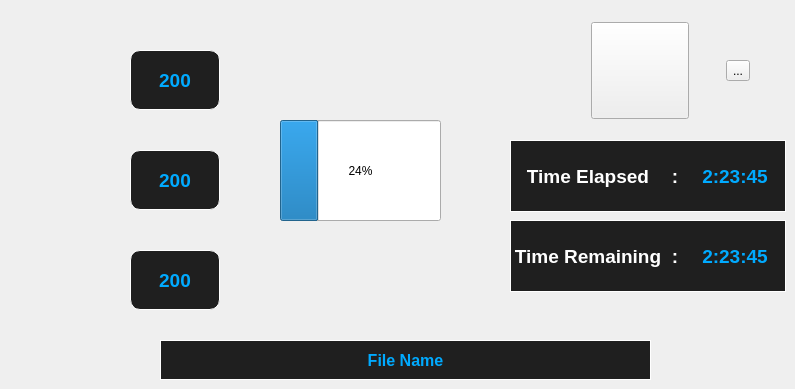
    <widget class="QWidget" name="Home">
     <attribute name="icon">
      <iconset resource="Resources_1.qrc">
       <normaloff>:/NEW/Icons/home (2).png</normaloff>:/NEW/Icons/home (2).png</iconset>
     </attribute>
     <attribute name="title">
      <string/>
     </attribute>
     <widget class="QPushButton" name="File_PB">
      <property name="geometry">
       <rect>
        <x>160</x>
        <y>340</y>
        <width>491</width>
        <height>40</height>
       </rect>
      </property>
      <property name="font">
       <font>
        <pointsize>12</pointsize>
        <weight>75</weight>
        <bold>true</bold>
       </font>
      </property>
      <property name="styleSheet">
       <string notr="true">
QPushButton {
color: rgb(255,255,255);
border: 1px solid white;
color: rgb(0, 170, 255);
background-color: rgb(31, 31, 31);

}
QPushButton:pressed {
    background-color: qlineargradient(x1: 0, y1: 0, x2: 0, y2: 1,
                                      stop: 0 #dadbde, stop: 1 #f6f7fa);
	color:rgb(22, 151, 209)
}</string>
      </property>
      <property name="text">
       <string>File Name</string>
      </property>
     </widget>
     <widget class="QProgressBar" name="progressBar">
      <property name="enabled">
       <bool>true</bool>
      </property>
      <property name="geometry">
       <rect>
        <x>280</x>
        <y>120</y>
        <width>161</width>
        <height>101</height>
       </rect>
      </property>
      <property name="cursor">
       <cursorShape>ArrowCursor</cursorShape>
      </property>
      <property name="contextMenuPolicy">
       <enum>Qt::DefaultContextMenu</enum>
      </property>
      <property name="statusTip">
       <string/>
      </property>
      <property name="layoutDirection">
       <enum>Qt::LeftToRight</enum>
      </property>
      <property name="value">
       <number>24</number>
      </property>
      <property name="alignment">
       <set>Qt::AlignRight|Qt::AlignTrailing|Qt::AlignVCenter</set>
      </property>
     </widget>
     <widget class="QWidget" name="layoutWidget">
      <property name="geometry">
       <rect>
        <x>560</x>
        <y>20</y>
        <width>221</width>
        <height>101</height>
       </rect>
      </property>
      <layout class="QHBoxLayout" name="horizontalLayout">
       <item>
        <widget class="QToolButton" name="Start_TB">
         <property name="styleSheet">
          <string notr="true">QToolButton:open {
image: url(:/resources/Resource Image/pause (3).png);
}
QToolButton:closed {
image: url(:/IMG/IMG/play.png);

}
</string>
         </property>
         <property name="text">
          <string/>
         </property>
         <property name="icon">
          <iconset resource="Resources_1.qrc">
           <normaloff>:/NEW/Icons/pause-button.png</normaloff>
           <normalon>:/NEW/Icons/play.png</normalon>:/NEW/Icons/pause-button.png</iconset>
         </property>
         <property name="iconSize">
          <size>
           <width>90</width>
           <height>90</height>
          </size>
         </property>
         <property name="checkable">
          <bool>true</bool>
         </property>
         <property name="toolButtonStyle">
          <enum>Qt::ToolButtonIconOnly</enum>
         </property>
        </widget>
       </item>
       <item>
        <widget class="QToolButton" name="Stop_TB">
         <property name="styleSheet">
          <string notr="true">QPushButton:pressed {
    background-color: qlineargradient(x1: 0, y1: 0, x2: 0, y2: 1,
                                      stop: 0 #dadbde, stop: 1 #f6f7fa);
}</string>
         </property>
         <property name="text">
          <string>...</string>
         </property>
         <property name="icon">
          <iconset resource="Resources_1.qrc">
           <normaloff>:/NEW/Icons/stop.png</normaloff>:/NEW/Icons/stop.png</iconset>
         </property>
         <property name="iconSize">
          <size>
           <width>90</width>
           <height>90</height>
          </size>
         </property>
         <property name="checkable">
          <bool>true</bool>
         </property>
        </widget>
       </item>
      </layout>
     </widget>
     <widget class="QLabel" name="TE_Box">
      <property name="geometry">
       <rect>
        <x>685</x>
        <y>140</y>
        <width>101</width>
        <height>72</height>
       </rect>
      </property>
      <property name="font">
       <font>
        <pointsize>14</pointsize>
        <weight>75</weight>
        <bold>true</bold>
       </font>
      </property>
      <property name="styleSheet">
       <string notr="true">QLabel {

color: rgb(0, 170, 255);
border-right: 1px solid white;
border-top: 1px solid white;
border-bottom: 1px solid white;
background-color: rgb(31, 31, 31);
}

</string>
      </property>
      <property name="text">
       <string>2:23:45</string>
      </property>
      <property name="alignment">
       <set>Qt::AlignCenter</set>
      </property>
     </widget>
     <widget class="QLabel" name="TR_Box">
      <property name="geometry">
       <rect>
        <x>685</x>
        <y>220</y>
        <width>101</width>
        <height>72</height>
       </rect>
      </property>
      <property name="font">
       <font>
        <pointsize>14</pointsize>
        <weight>75</weight>
        <bold>true</bold>
       </font>
      </property>
      <property name="styleSheet">
       <string notr="true">QLabel {

color: rgb(0, 170, 255);
border-right: 1px solid white;
border-top: 1px solid white;
border-bottom: 1px solid white;
background-color: rgb(31, 31, 31);
}

</string>
      </property>
      <property name="text">
       <string>2:23:45</string>
      </property>
      <property name="alignment">
       <set>Qt::AlignCenter</set>
      </property>
     </widget>
     <widget class="QLabel" name="Nozzle_1_Temp">
      <property name="geometry">
       <rect>
        <x>130</x>
        <y>50</y>
        <width>90</width>
        <height>60</height>
       </rect>
      </property>
      <property name="font">
       <font>
        <pointsize>14</pointsize>
        <weight>75</weight>
        <bold>true</bold>
       </font>
      </property>
      <property name="styleSheet">
       <string notr="true">QLabel {
	
background-color: rgb(31, 31, 31);
border: 1px solid white;
color: rgb(0, 170, 255);
border-radius: 10px;;
}

</string>
      </property>
      <property name="text">
       <string>200</string>
      </property>
      <property name="alignment">
       <set>Qt::AlignCenter</set>
      </property>
     </widget>
     <widget class="QLabel" name="Nozzle_2_Temp">
      <property name="geometry">
       <rect>
        <x>130</x>
        <y>150</y>
        <width>90</width>
        <height>60</height>
       </rect>
      </property>
      <property name="font">
       <font>
        <pointsize>14</pointsize>
        <weight>75</weight>
        <bold>true</bold>
       </font>
      </property>
      <property name="styleSheet">
       <string notr="true">QLabel {
	
background-color: rgb(31, 31, 31);
border: 1px solid white;
color: rgb(0, 170, 255);
border-radius: 10px;;
}

</string>
      </property>
      <property name="text">
       <string>200</string>
      </property>
      <property name="alignment">
       <set>Qt::AlignCenter</set>
      </property>
     </widget>
     <widget class="QLabel" name="Bed_Temp">
      <property name="geometry">
       <rect>
        <x>130</x>
        <y>250</y>
        <width>90</width>
        <height>60</height>
       </rect>
      </property>
      <property name="font">
       <font>
        <pointsize>14</pointsize>
        <weight>75</weight>
        <bold>true</bold>
       </font>
      </property>
      <property name="styleSheet">
       <string notr="true">QLabel {
	
background-color: rgb(31, 31, 31);
border: 1px solid white;
color: rgb(0, 170, 255);
border-radius: 10px;;
}

</string>
      </property>
      <property name="text">
       <string>200</string>
      </property>
      <property name="alignment">
       <set>Qt::AlignCenter</set>
      </property>
     </widget>
     <widget class="QLabel" name="Time_E_Label_2">
      <property name="geometry">
       <rect>
        <x>665</x>
        <y>140</y>
        <width>20</width>
        <height>72</height>
       </rect>
      </property>
      <property name="font">
       <font>
        <pointsize>14</pointsize>
        <weight>75</weight>
        <bold>true</bold>
       </font>
      </property>
      <property name="styleSheet">
       <string notr="true">QLabel {

color: rgb(255,255,255);

border-top: 1px solid white;
border-bottom: 1px solid white;
background-color: rgb(31, 31, 31);

}

</string>
      </property>
      <property name="text">
       <string>:</string>
      </property>
      <property name="alignment">
       <set>Qt::AlignCenter</set>
      </property>
     </widget>
     <widget class="QLabel" name="Time_E_Label_3">
      <property name="geometry">
       <rect>
        <x>665</x>
        <y>220</y>
        <width>20</width>
        <height>72</height>
       </rect>
      </property>
      <property name="font">
       <font>
        <pointsize>14</pointsize>
        <weight>75</weight>
        <bold>true</bold>
       </font>
      </property>
      <property name="styleSheet">
       <string notr="true">QLabel {

color: rgb(255,255,255);

border-top: 1px solid white;
border-bottom: 1px solid white;
background-color: rgb(31, 31, 31);

}

</string>
      </property>
      <property name="text">
       <string>:</string>
      </property>
      <property name="alignment">
       <set>Qt::AlignCenter</set>
      </property>
     </widget>
     <widget class="QLabel" name="Time_E_Label">
      <property name="geometry">
       <rect>
        <x>510</x>
        <y>140</y>
        <width>155</width>
        <height>72</height>
       </rect>
      </property>
      <property name="font">
       <font>
        <pointsize>14</pointsize>
        <weight>75</weight>
        <bold>true</bold>
       </font>
      </property>
      <property name="autoFillBackground">
       <bool>false</bool>
      </property>
      <property name="styleSheet">
       <string notr="true">QLabel {

color: rgb(255,255,255);
border-left: 1px solid white;
border-top: 1px solid white;
border-bottom: 1px solid white;
background-color: rgb(31, 31, 31);

}

</string>
      </property>
      <property name="text">
       <string>Time Elapsed</string>
      </property>
      <property name="scaledContents">
       <bool>true</bool>
      </property>
      <property name="alignment">
       <set>Qt::AlignCenter</set>
      </property>
     </widget>
     <widget class="QLabel" name="Time_R_Label">
      <property name="geometry">
       <rect>
        <x>510</x>
        <y>220</y>
        <width>155</width>
        <height>72</height>
       </rect>
      </property>
      <property name="font">
       <font>
        <pointsize>14</pointsize>
        <weight>75</weight>
        <bold>true</bold>
       </font>
      </property>
      <property name="styleSheet">
       <string notr="true">QLabel {

color: rgb(255,255,255);
border-left: 1px solid white;
border-top: 1px solid white;
border-bottom: 1px solid white;
background-color: rgb(31, 31, 31);

}

</string>
      </property>
      <property name="text">
       <string>Time Remaining</string>
      </property>
      <property name="alignment">
       <set>Qt::AlignCenter</set>
      </property>
     </widget>
     <widget class="QLabel" name="label_3">
      <property name="geometry">
       <rect>
        <x>25</x>
        <y>50</y>
        <width>81</width>
        <height>71</height>
       </rect>
      </property>
      <property name="font">
       <font>
        <family>MS Shell Dlg 2</family>
       </font>
      </property>
      <property name="styleSheet">
       <string notr="true">image: url(:/resources/0690fa67-890a-4296-a412-f2e701473940.jpg);</string>
      </property>
      <property name="text">
       <string/>
      </property>
      <property name="pixmap">
       <pixmap resource="Resources_1.qrc">:/NEW/Icons/nozzle_up-256.png</pixmap>
      </property>
      <property name="scaledContents">
       <bool>true</bool>
      </property>
     </widget>
     <widget class="QLabel" name="label_5">
      <property name="geometry">
       <rect>
        <x>25</x>
        <y>250</y>
        <width>81</width>
        <height>71</height>
       </rect>
      </property>
      <property name="styleSheet">
       <string notr="true">image: url(:/resources/Heated-Bed.png);</string>
      </property>
      <property name="text">
       <string/>
      </property>
      <property name="pixmap">
       <pixmap resource="Resources_1.qrc">:/NEW/Icons/bed_hot-256.png</pixmap>
      </property>
      <property name="scaledContents">
       <bool>true</bool>
      </property>
     </widget>
     <widget class="QLabel" name="label_4">
      <property name="geometry">
       <rect>
        <x>25</x>
        <y>150</y>
        <width>81</width>
        <height>71</height>
       </rect>
      </property>
      <property name="styleSheet">
       <string notr="true">image: url(:/resources/0690fa67-890a-4296-a412-f2e701473940.jpg);</string>
      </property>
      <property name="text">
       <string/>
      </property>
      <property name="pixmap">
       <pixmap resource="Resources_1.qrc">:/NEW/Icons/nozzle_x2-512.png</pixmap>
      </property>
      <property name="scaledContents">
       <bool>true</bool>
      </property>
     </widget>
    </widget>
